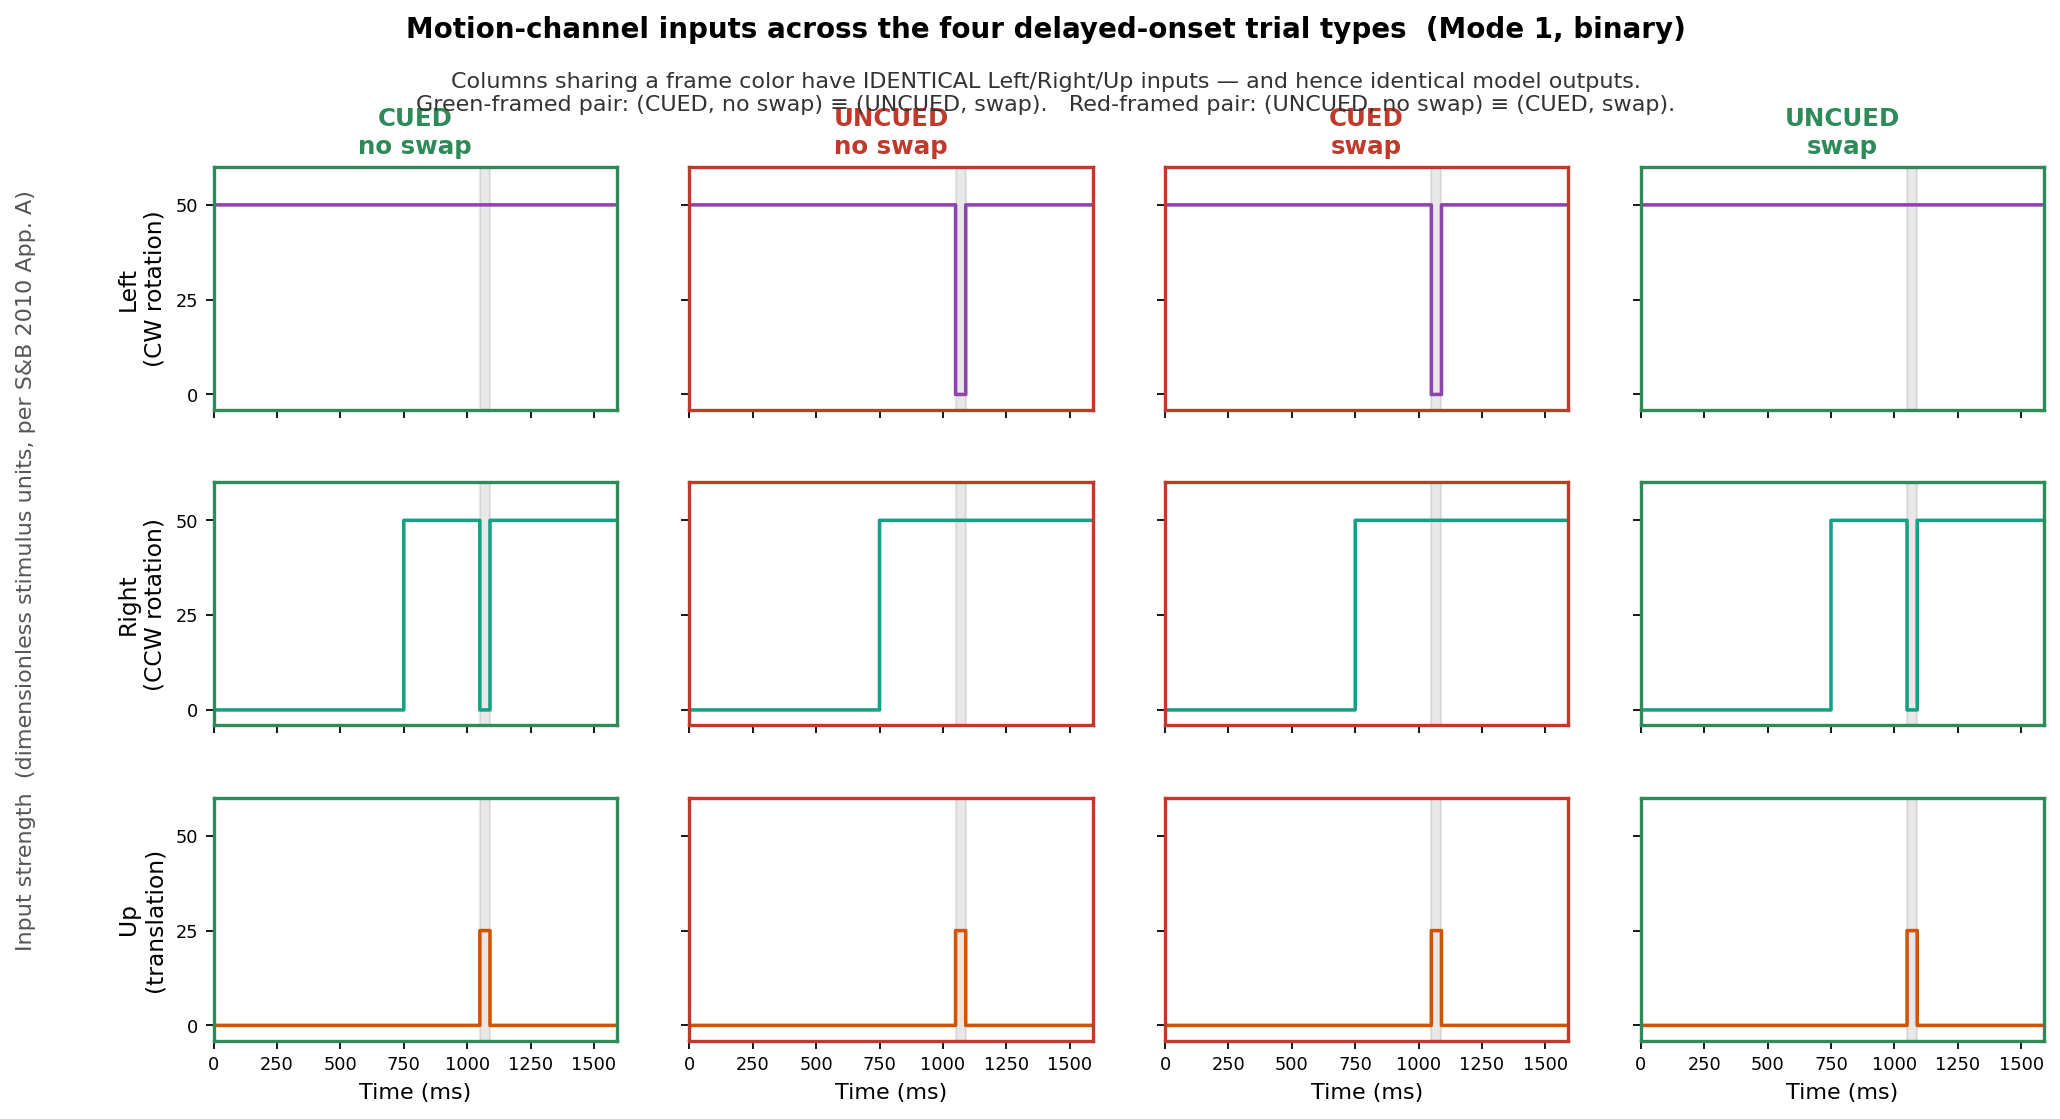

Reproduce this figure in Python.
"""
Show the model's motion-channel inputs across the four delayed-onset
conditions of Stoner & Blanc (2010), Mode 1 (binary).

The motion-competition model has three input channels:

    Left  :  CW  rotation        — locally, dots move leftward in the RF
    Right :  CCW rotation        — locally, dots move rightward in the RF
    Up    :  brief translation   — assumed direction for the demo

These three labels are an idealization that's a reasonable approximation
for any one small RF: a global rotation locally produces a single
translational direction.

The point of the figure: the model has NO field-identity channel.  It
sees only direction-of-motion.  Consequently the trial types pair up:

    (CUED,   no swap)  ≡  (UNCUED, swap)     same Left/Right/Up inputs
    (UNCUED, no swap)  ≡  (CUED,   swap)     same Left/Right/Up inputs

Identical inputs → identical model outputs → predicted reversal of the
cued/uncued bias under motion swap.

Run with:
    /usr/bin/python3 inputs_figure.py
"""

import numpy as np
import matplotlib
matplotlib.use('Agg')
import matplotlib.pyplot as plt

from parameters import T_END, T_TRANS_START, T_TRANS_END
from stimulus import channels_for_trial


CONDITIONS = [
    # (column label, condition, motion_swap, group color for the column frame)
    ("CUED\nno swap",   'cued',   False, '#2E8B57'),
    ("UNCUED\nno swap", 'uncued', False, '#C0392B'),
    ("CUED\nswap",      'cued',   True,  '#C0392B'),
    ("UNCUED\nswap",    'uncued', True,  '#2E8B57'),
]

CHANNEL_INFO = [
    # (display name, color, max amplitude expected)
    ('Left\n(CW rotation)',   '#8E44AD', 50),
    ('Right\n(CCW rotation)', '#16A085', 50),
    ('Up\n(translation)',     '#D35400', 25),
]


def main():
    fig, axes = plt.subplots(
        3, 4,
        figsize=(13.0, 7.0),
        sharex=True, sharey='row',
        gridspec_kw=dict(hspace=0.30, wspace=0.18),
    )

    dt = 0.5
    t = np.arange(0.0, T_END + dt, dt)

    for col, (col_label, condition, swap, frame_color) in enumerate(CONDITIONS):
        stim_cw, stim_ccw, c_trans = channels_for_trial(condition, swap)
        signals = [stim_cw(t), stim_ccw(t), c_trans(t)]

        for row, ((ch_label, ch_color, ymax), signal) in enumerate(
                zip(CHANNEL_INFO, signals)):
            ax = axes[row, col]
            # Just the outline of the input — step trace.
            ax.plot(t, signal, color=ch_color, linewidth=1.6,
                    drawstyle='steps-post')
            ax.axvspan(T_TRANS_START, T_TRANS_END,
                       color='gray', alpha=0.18, zorder=0)
            ax.set_xlim(0, T_END)
            ax.set_ylim(-4, 60)
            ax.set_yticks([0, 25, 50])
            ax.tick_params(labelsize=8)

            if col == 0:
                ax.set_ylabel(ch_label, fontsize=10.5)
            if row == 0:
                ax.set_title(col_label, fontsize=11, fontweight='bold',
                             color=frame_color)
            if row == 2:
                ax.set_xlabel('Time (ms)', fontsize=10)

            # Draw a colored frame around the axes to flag equivalence
            for spine in ax.spines.values():
                spine.set_edgecolor(frame_color)
                spine.set_linewidth(1.5)

    fig.suptitle(
        "Motion-channel inputs across the four delayed-onset trial types  "
        "(Mode 1, binary)",
        fontsize=12.5, fontweight='bold', y=0.995,
    )

    fig.text(
        0.5, 0.945,
        "Columns sharing a frame color have IDENTICAL Left/Right/Up inputs — "
        "and hence identical model outputs.\n"
        "Green-framed pair: (CUED, no swap) ≡ (UNCUED, swap).   "
        "Red-framed pair: (UNCUED, no swap) ≡ (CUED, swap).",
        ha='center', va='top', fontsize=10, color='#333',
    )

    fig.text(
        0.005, 0.5,
        "Input strength  (dimensionless stimulus units, per S&B 2010 App. A)",
        ha='left', va='center', rotation=90, fontsize=10, color='#555',
    )

    fig.subplots_adjust(top=0.86, bottom=0.08, left=0.10, right=0.98)

    out = 'inputs_figure.png'
    fig.savefig(out, dpi=160, bbox_inches='tight', facecolor='white')
    print(f"Saved {out}")


if __name__ == '__main__':
    main()
